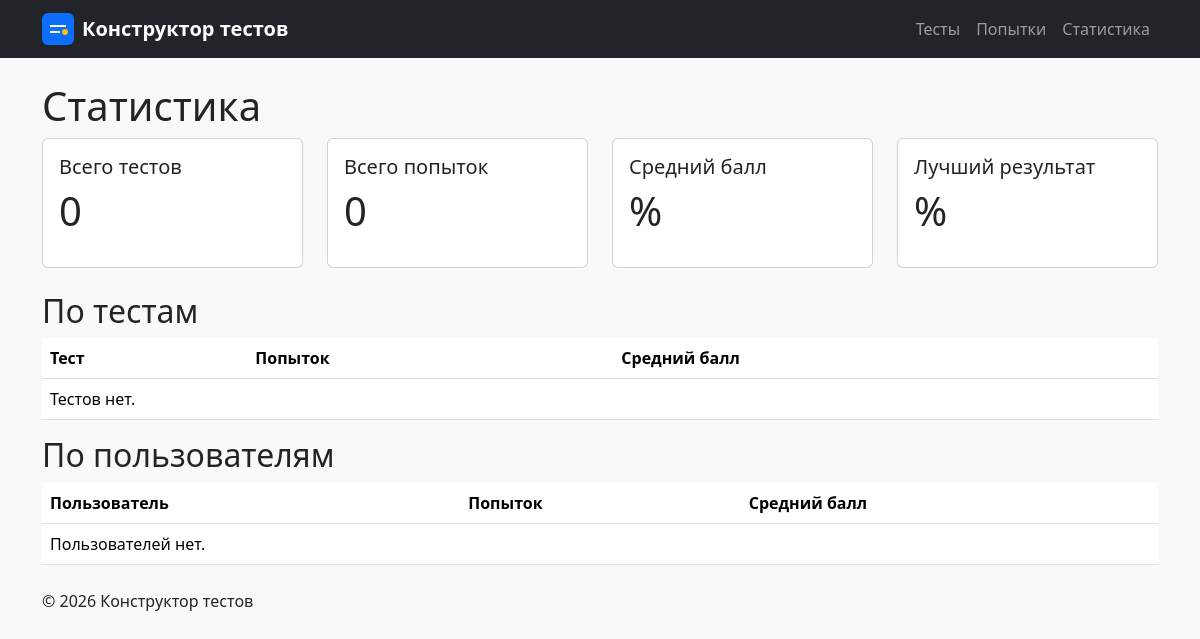
/statistics/, run on an earlier commit of the app's database.
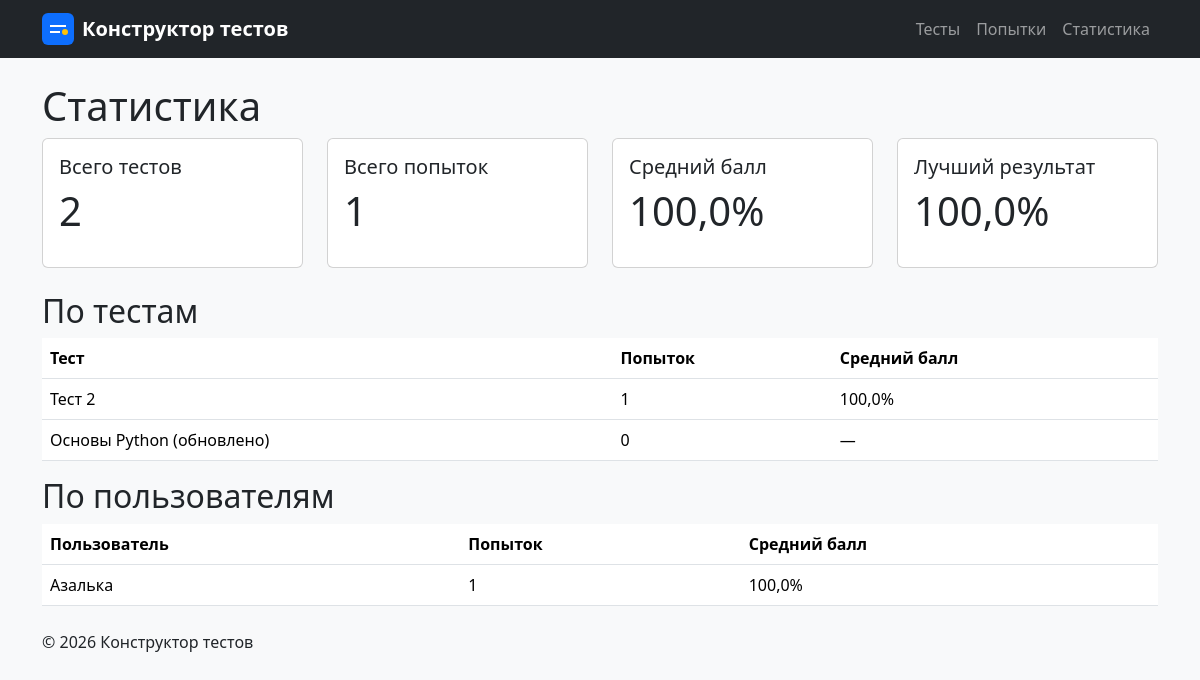
And on a later commit of the database.
### quizzes/models.py (models this page shows, shortened)
class Test(models.Model):
    title = models.CharField(
        max_length=200,
        verbose_name="Название теста",
    )
    description = models.TextField(
        blank=True,
        default="",
        verbose_name="Описание",
    )
    class Meta:
        ordering = ["title"]
        verbose_name = "Тест"
        verbose_name_plural = "Тесты"

### attempts/models.py (models this page shows, shortened)
class User(models.Model):
    name = models.CharField(
        max_length=100,
        verbose_name="Имя пользователя",
    )
    class Meta:
        ordering = ["name"]
        verbose_name = "Пользователь"
        verbose_name_plural = "Пользователи"

### homepage/views.py (the view)
# urls.py: path("statistics/", views.statistics, name="statistics"),
def statistics(request):
    attempts_stats = Attempt.objects.aggregate(
        count=Count("id"),
        avg_percent=Avg("percent"),
        best=Max("percent"),
        worst=Min("percent"),
    )
    tests_stats = Test.objects.annotate(
        attempts_count=Count("attempts"),
        avg_percent=Avg("attempts__percent"),
    ).order_by("-attempts_count", "title")
    users_stats = User.objects.annotate(
        attempts_count=Count("attempts"),
        avg_percent=Avg("attempts__percent"),
    ).order_by("-attempts_count", "name")
    return render(
        request,
        "homepage/statistics.html",
        {
            "tests_count": Test.objects.count(),
            "attempts_stats": attempts_stats,
            "tests_stats": tests_stats,
            "users_stats": users_stats,
        },
    )

### homepage/templates/homepage/statistics.html (shortened to what this page needs)
{% extends "base.html" %}
{% block content %}
<h1>Статистика</h1>
<div class="row mb-4">
    <div class="col-md-3">
        <div class="card">
            <div class="card-body">
                <h5 class="card-title">Всего тестов</h5>
                <p class="display-6">{{ tests_count }}</p>
            </div>
        </div>
    </div>
    <div class="col-md-3">
        <div class="card">
            <div class="card-body">
                <h5 class="card-title">Всего попыток</h5>
                <p class="display-6">{{ attempts_stats.count }}</p>
            </div>
        </div>
    </div>
    <div class="col-md-3">
        <div class="card">
            <div class="card-body">
                <h5 class="card-title">Средний балл</h5>
                <p class="display-6">
                    {{ attempts_stats.avg_percent|floatformat:1 }}%
                </p>
            </div>
        </div>
    </div>
    <div class="col-md-3">
        <div class="card">
            <div class="card-body">
                <h5 class="card-title">Лучший результат</h5>
                <p class="display-6">
                    {{ attempts_stats.best|floatformat:1 }}%
                </p>
            </div>
        </div>
    </div>
</div>
<h2>По тестам</h2>
<table class="table">
    <thead>
        <tr><th>Тест</th><th>Попыток</th><th>Средний балл</th></tr>
    </thead>
    <tbody>
    {% for item in tests_stats %}
        <tr>
            <td>{{ item.title }}</td>
            <td>{{ item.attempts_count }}</td>
            <td>
                {% if item.avg_percent %}
                    {{ item.avg_percent|floatformat:1 }}%
                {% else %}—{% endif %}
            </td>
        </tr>
    {% empty %}
        <tr><td colspan="3">Тестов нет.</td></tr>
    {% endfor %}
    </tbody>
</table>
<h2>По пользователям</h2>
<table class="table">
    <thead>
        <tr><th>Пользователь</th><th>Попыток</th><th>Средний балл</th></tr>
    </thead>
    <tbody>
    {% for item in users_stats %}
        <tr>
            <td>{{ item.name }}</td>
            <td>{{ item.attempts_count }}</td>
            <td>
                {% if item.avg_percent %}
                    {{ item.avg_percent|floatformat:1 }}%
                {% else %}—{% endif %}
            </td>
        </tr>
    {% empty %}
        <tr><td colspan="3">Пользователей нет.</td></tr>
    {% endfor %}
    </tbody>
</table>
{% endblock %}

### templates/base.html (shortened to what this page needs)
{% load static %}
<!DOCTYPE html>
<html lang="ru">
<head>
    <link rel="stylesheet"
          href="https://cdn.jsdelivr.net/npm/bootstrap@5.3.3/dist/css/bootstrap.min.css">
    <link rel="stylesheet"
          href="{% static 'homepage/css/style.css' %}">
</head>
<body>
    {% include "includes/navigation.html" %}
    <main class="container">
        {% block content %}{% endblock %}
    </main>
    <footer class="container mt-4 mb-3">
        <p>© <span id="current-year"></span> Конструктор тестов</p>
    </footer>
</body>
</html>

### templates/includes/navigation.html
{% load static %}
<nav class="navbar navbar-expand-lg navbar-dark bg-dark mb-4">
    <div class="container">
        <a class="navbar-brand d-flex align-items-center"
           href="{% url 'homepage:index' %}">
            <img src="{% static 'homepage/img/logo.svg' %}"
                 alt="Логотип" class="brand-logo"
                 width="32" height="32">
            <span class="ms-2">Конструктор тестов</span>
        </a>
        <div class="navbar-nav">
            <a class="nav-link" href="{% url 'quizzes:list' %}">Тесты</a>
            <a class="nav-link" href="{% url 'attempts:list' %}">Попытки</a>
            <a class="nav-link" href="{% url 'homepage:statistics' %}">Статистика</a>
        </div>
    </div>
</nav>

### homepage/static/homepage/css/style.css (style rules this page uses)
body { background-color: #f8f9fa; }
.navbar-brand { font-weight: 600; }
.brand-logo { vertical-align: middle; }

What changed in the data, as far as the page shows it:
added Test: title "Тест 2", attempts_count "1", avg_percent "100,0"
added Test: title "Основы Python (обновлено)", attempts_count "0"
added User: name "Азалька", attempts_count "1", avg_percent "100,0"
Also different on the page:
{{ tests_count }}: "0" → "2"
{{ attempts_stats.count }}: "0" → "1"
{{ attempts_stats.avg_percent|floatformat:1 }}: (not shown) → "100,0"
{{ attempts_stats.best|floatformat:1 }}: (not shown) → "100,0"
text no longer shown: "Тестов нет. Пользователей нет."
